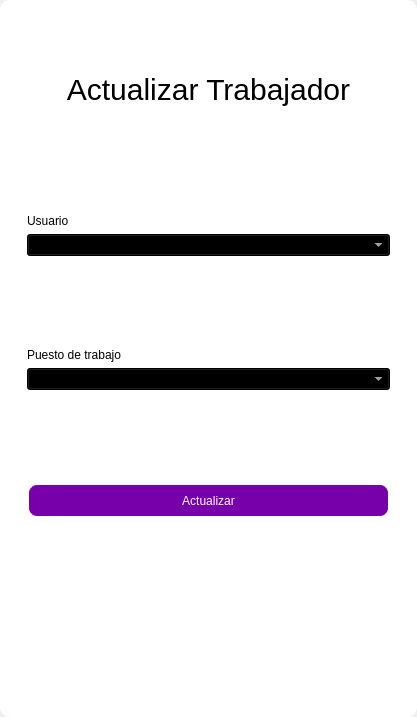
<?xml version="1.0" encoding="UTF-8"?>
<ui version="4.0">
 <class>MainWindow</class>
 <widget class="QMainWindow" name="MainWindow">
  <property name="geometry">
   <rect>
    <x>0</x>
    <y>0</y>
    <width>417</width>
    <height>717</height>
   </rect>
  </property>
  <property name="windowTitle">
   <string>MainWindow</string>
  </property>
  <property name="styleSheet">
   <string notr="true"/>
  </property>
  <widget class="QWidget" name="centralwidget">
   <property name="styleSheet">
    <string notr="true"/>
   </property>
   <layout class="QVBoxLayout" name="verticalLayout">
    <property name="spacing">
     <number>0</number>
    </property>
    <property name="leftMargin">
     <number>0</number>
    </property>
    <property name="topMargin">
     <number>0</number>
    </property>
    <property name="rightMargin">
     <number>0</number>
    </property>
    <property name="bottomMargin">
     <number>0</number>
    </property>
    <item>
     <widget class="QFrame" name="frame">
      <property name="enabled">
       <bool>true</bool>
      </property>
      <property name="styleSheet">
       <string notr="true">QFrame {
	border-radius:10px;
	background-color: rgb(255, 255, 255);
 }
</string>
      </property>
      <property name="frameShape">
       <enum>QFrame::StyledPanel</enum>
      </property>
      <property name="frameShadow">
       <enum>QFrame::Raised</enum>
      </property>
      <layout class="QVBoxLayout" name="verticalLayout_2">
       <item>
        <widget class="QFrame" name="frame_superior">
         <property name="minimumSize">
          <size>
           <width>0</width>
           <height>40</height>
          </size>
         </property>
         <property name="maximumSize">
          <size>
           <width>16777215</width>
           <height>40</height>
          </size>
         </property>
         <property name="styleSheet">
          <string notr="true">QPushButton{
border-radius:18px;
}

QPushButton:hover{
	background-color: rgb(0, 0, 0);
}
</string>
         </property>
         <property name="frameShape">
          <enum>QFrame::StyledPanel</enum>
         </property>
         <property name="frameShadow">
          <enum>QFrame::Raised</enum>
         </property>
         <layout class="QHBoxLayout" name="horizontalLayout_3">
          <property name="spacing">
           <number>4</number>
          </property>
          <property name="leftMargin">
           <number>0</number>
          </property>
          <property name="topMargin">
           <number>0</number>
          </property>
          <property name="rightMargin">
           <number>0</number>
          </property>
          <property name="bottomMargin">
           <number>0</number>
          </property>
          <item>
           <widget class="QPushButton" name="btn_icon">
            <property name="text">
             <string/>
            </property>
            <property name="iconSize">
             <size>
              <width>40</width>
              <height>40</height>
             </size>
            </property>
           </widget>
          </item>
          <item>
           <spacer name="horizontalSpacer_2">
            <property name="orientation">
             <enum>Qt::Horizontal</enum>
            </property>
            <property name="sizeHint" stdset="0">
             <size>
              <width>443</width>
              <height>20</height>
             </size>
            </property>
           </spacer>
          </item>
          <item>
           <widget class="QPushButton" name="bt_minimizar">
            <property name="minimumSize">
             <size>
              <width>38</width>
              <height>38</height>
             </size>
            </property>
            <property name="maximumSize">
             <size>
              <width>38</width>
              <height>38</height>
             </size>
            </property>
            <property name="cursor">
             <cursorShape>PointingHandCursor</cursorShape>
            </property>
            <property name="text">
             <string/>
            </property>
            <property name="icon">
             <iconset>
              <normaloff>image/minus.svg</normaloff>image/minus.svg</iconset>
            </property>
            <property name="iconSize">
             <size>
              <width>38</width>
              <height>38</height>
             </size>
            </property>
           </widget>
          </item>
          <item>
           <widget class="QPushButton" name="bt_maximizar">
            <property name="minimumSize">
             <size>
              <width>38</width>
              <height>38</height>
             </size>
            </property>
            <property name="maximumSize">
             <size>
              <width>38</width>
              <height>38</height>
             </size>
            </property>
            <property name="cursor">
             <cursorShape>PointingHandCursor</cursorShape>
            </property>
            <property name="text">
             <string/>
            </property>
            <property name="icon">
             <iconset>
              <normaloff>image/chevron-up.svg</normaloff>image/chevron-up.svg</iconset>
            </property>
            <property name="iconSize">
             <size>
              <width>38</width>
              <height>38</height>
             </size>
            </property>
           </widget>
          </item>
          <item>
           <widget class="QPushButton" name="bt_restaurar">
            <property name="minimumSize">
             <size>
              <width>38</width>
              <height>38</height>
             </size>
            </property>
            <property name="maximumSize">
             <size>
              <width>38</width>
              <height>38</height>
             </size>
            </property>
            <property name="cursor">
             <cursorShape>PointingHandCursor</cursorShape>
            </property>
            <property name="text">
             <string/>
            </property>
            <property name="icon">
             <iconset>
              <normaloff>image/chevron-down.svg</normaloff>image/chevron-down.svg</iconset>
            </property>
            <property name="iconSize">
             <size>
              <width>38</width>
              <height>38</height>
             </size>
            </property>
           </widget>
          </item>
          <item>
           <widget class="QPushButton" name="bt_cerrar">
            <property name="minimumSize">
             <size>
              <width>38</width>
              <height>38</height>
             </size>
            </property>
            <property name="maximumSize">
             <size>
              <width>38</width>
              <height>38</height>
             </size>
            </property>
            <property name="cursor">
             <cursorShape>PointingHandCursor</cursorShape>
            </property>
            <property name="text">
             <string/>
            </property>
            <property name="icon">
             <iconset>
              <normaloff>image/x.svg</normaloff>image/x.svg</iconset>
            </property>
            <property name="iconSize">
             <size>
              <width>38</width>
              <height>38</height>
             </size>
            </property>
           </widget>
          </item>
         </layout>
        </widget>
       </item>
       <item>
        <widget class="QFrame" name="frame_3">
         <property name="styleSheet">
          <string notr="true">QLabel {
	color: rgb(255, 255, 254);
	font: 12pt &quot;Arial&quot;;
	background-color: rgba(0, 0, 0,0);
}

QTextEdit{
background-color: rgba(0, 0, 0,0);
border-radius:10px; 
font: 12pt &quot;Arial&quot;;
color: rgb(255, 255, 254);
border: 2px solid  rgb(255, 255, 255);

}

QTextEdit:hover{
background-color: rgba(0, 0, 0,0);
border-radius:10px; 
font: 12pt &quot;Arial&quot;;
border: 2px solid  rgb(120, 0, 171);
}

QTextEdit:focus{
background-color: rgb(0, 0, 0);
border-radius:10px; 
font: 12pt &quot;Arial&quot;;
border: 2px solid rgb(120, 0, 171);
}

QLineEdit{
background-color: rgba(0, 0, 0,0);
border-radius:10px; 
font: 12pt &quot;Arial&quot;;
color: rgb(255, 255, 254);
border: 2px solid  rgb(255, 255, 255);

}

QLineEdit:hover{
background-color: rgba(0, 0, 0,0);
border-radius:10px; 
font: 12pt &quot;Arial&quot;;
border: 2px solid  rgb(120, 0, 171);
}

QLineEdit:focus{
background-color: rgb(0, 0, 0);
border-radius:10px; 
font: 12pt &quot;Arial&quot;;
border: 2px solid rgb(120, 0, 171);
}

QCheckBox{
	font: 12pt &quot;Arial&quot;;
	color: rgb(255, 255, 255);
}

QCheckBox::indicator {
    width: 18px;
    height:18px;
}

QCheckBox::indicator:unchecked {
   background-image: url(image/square.svg);
}

QCheckBox::indicator:checked {
   background-image: url(image/check-square.svg);
}

QPushButton{
border-radius:10px; 
font: 12pt &quot;Arial&quot;;
color: rgb(255, 255, 254);
border: 2px solid #ffffff;
}

QPushButton:hover{
border-radius:10px; 
font: 12pt &quot;Arial&quot;;
color: rgb(255, 255, 255);
border: 2px solid rgb(120, 0, 171);
	background-color: rgb(120, 0, 171);
}
</string>
         </property>
         <property name="frameShape">
          <enum>QFrame::StyledPanel</enum>
         </property>
         <property name="frameShadow">
          <enum>QFrame::Raised</enum>
         </property>
         <layout class="QHBoxLayout" name="horizontalLayout_4">
          <item>
           <layout class="QVBoxLayout" name="verticalLayout_4">
            <property name="spacing">
             <number>5</number>
            </property>
            <property name="rightMargin">
             <number>0</number>
            </property>
            <property name="bottomMargin">
             <number>0</number>
            </property>
            <item>
             <widget class="QLabel" name="label_3">
              <property name="minimumSize">
               <size>
                <width>100</width>
                <height>50</height>
               </size>
              </property>
              <property name="styleSheet">
               <string notr="true">font-size: 30px;
color: rgb(0, 0, 0);</string>
              </property>
              <property name="text">
               <string>Actualizar Trabajador</string>
              </property>
              <property name="alignment">
               <set>Qt::AlignCenter</set>
              </property>
             </widget>
            </item>
            <item>
             <widget class="QFrame" name="frame_4">
              <property name="maximumSize">
               <size>
                <width>400</width>
                <height>700</height>
               </size>
              </property>
              <property name="styleSheet">
               <string notr="true">QLabel {
color: rgb(0, 0, 0);
	font: 12pt &quot;Arial&quot;;
	background-color: rgba(0, 0, 0,0);
}

QTextEdit{
background-color: rgba(0, 0, 0,0);
border-radius:10px; 
font: 12pt &quot;Arial&quot;;
color: rgb(0, 0, 0);
border: 2px solid  rgb(120, 0, 171);

}

QTextEdit:hover{
background-color: rgba(0, 0, 0,0);
border-radius:10px; 
font: 12pt &quot;Arial&quot;;
border: 2px solid  rgb(120, 0, 171);
	color: rgb(255, 255, 255);
}

QTextEdit:focus{
background-color: rgb(0, 0, 0);
border-radius:10px; 
font: 12pt &quot;Arial&quot;;
border: 2px solid rgb(120, 0, 171);
	
}

QLineEdit{
background-color: rgba(0, 0, 0,0);
border-radius:10px; 
font: 12pt &quot;Arial&quot;;
	color: rgb(0, 0, 0);
border: 2px solid  rgb(120, 0, 171);
}

QLineEdit:hover{
background-color: rgba(0, 0, 0,0);
border-radius:10px; 
font: 12pt &quot;Arial&quot;;
border: 2px solid  rgb(120, 0, 171);
}

QLineEdit:focus{
background-color: rgb(0, 0, 0);
border-radius:10px; 
font: 12pt &quot;Arial&quot;;
border: 2px solid rgb(120, 0, 171);
color: rgb(255, 255, 255);
}

QCheckBox{
	font: 12pt &quot;Arial&quot;;
	color: rgb(255, 255, 255);
}

QCheckBox::indicator {
    width: 18px;
    height:18px;
}

QCheckBox::indicator:unchecked {
   background-image: url(image/square.svg);
}

QCheckBox::indicator:checked {
   background-image: url(image/check-square.svg);
}

QPushButton{
border-radius:10px; 
font: 12pt &quot;Arial&quot;;
color: rgb(255, 255, 254);
border: 2px solid #ffffff;
background-color: rgb(120, 0, 171);
}

QPushButton:hover{
border-radius:10px; 
font: 12pt &quot;Arial&quot;;
color: rgb(255, 255, 255);
border: 2px solid rgb(120, 0, 171);
	background-color: rgb(120, 0, 171);
}
</string>
              </property>
              <property name="frameShape">
               <enum>QFrame::StyledPanel</enum>
              </property>
              <property name="frameShadow">
               <enum>QFrame::Raised</enum>
              </property>
              <layout class="QVBoxLayout" name="verticalLayout_3">
               <property name="leftMargin">
                <number>9</number>
               </property>
               <property name="topMargin">
                <number>9</number>
               </property>
               <property name="rightMargin">
                <number>9</number>
               </property>
               <property name="bottomMargin">
                <number>9</number>
               </property>
               <item>
                <spacer name="verticalSpacer_3">
                 <property name="orientation">
                  <enum>Qt::Vertical</enum>
                 </property>
                 <property name="sizeHint" stdset="0">
                  <size>
                   <width>20</width>
                   <height>40</height>
                  </size>
                 </property>
                </spacer>
               </item>
               <item>
                <widget class="QLabel" name="label_4">
                 <property name="text">
                  <string>Usuario</string>
                 </property>
                </widget>
               </item>
               <item>
                <widget class="QComboBox" name="user_combobox">
                 <property name="styleSheet">
                  <string notr="true">background-color: rgb(0, 0, 0);
color: rgb(255, 255, 255);</string>
                 </property>
                </widget>
               </item>
               <item>
                <spacer name="verticalSpacer_4">
                 <property name="orientation">
                  <enum>Qt::Vertical</enum>
                 </property>
                 <property name="sizeHint" stdset="0">
                  <size>
                   <width>20</width>
                   <height>40</height>
                  </size>
                 </property>
                </spacer>
               </item>
               <item>
                <widget class="QLabel" name="label_8">
                 <property name="text">
                  <string>Puesto de trabajo</string>
                 </property>
                </widget>
               </item>
               <item>
                <widget class="QComboBox" name="job_combobox">
                 <property name="styleSheet">
                  <string notr="true">background-color: rgb(0, 0, 0);
color: rgb(255, 255, 255);</string>
                 </property>
                </widget>
               </item>
               <item>
                <spacer name="verticalSpacer">
                 <property name="orientation">
                  <enum>Qt::Vertical</enum>
                 </property>
                 <property name="sizeHint" stdset="0">
                  <size>
                   <width>20</width>
                   <height>40</height>
                  </size>
                 </property>
                </spacer>
               </item>
               <item>
                <widget class="QPushButton" name="btn_update">
                 <property name="minimumSize">
                  <size>
                   <width>0</width>
                   <height>35</height>
                  </size>
                 </property>
                 <property name="cursor">
                  <cursorShape>PointingHandCursor</cursorShape>
                 </property>
                 <property name="text">
                  <string>Actualizar</string>
                 </property>
                </widget>
               </item>
               <item>
                <spacer name="verticalSpacer_7">
                 <property name="orientation">
                  <enum>Qt::Vertical</enum>
                 </property>
                 <property name="sizeHint" stdset="0">
                  <size>
                   <width>20</width>
                   <height>40</height>
                  </size>
                 </property>
                </spacer>
               </item>
               <item>
                <spacer name="verticalSpacer_8">
                 <property name="orientation">
                  <enum>Qt::Vertical</enum>
                 </property>
                 <property name="sizeHint" stdset="0">
                  <size>
                   <width>20</width>
                   <height>40</height>
                  </size>
                 </property>
                </spacer>
               </item>
              </layout>
             </widget>
            </item>
           </layout>
          </item>
         </layout>
        </widget>
       </item>
      </layout>
     </widget>
    </item>
   </layout>
  </widget>
 </widget>
 <resources/>
 <connections/>
</ui>
